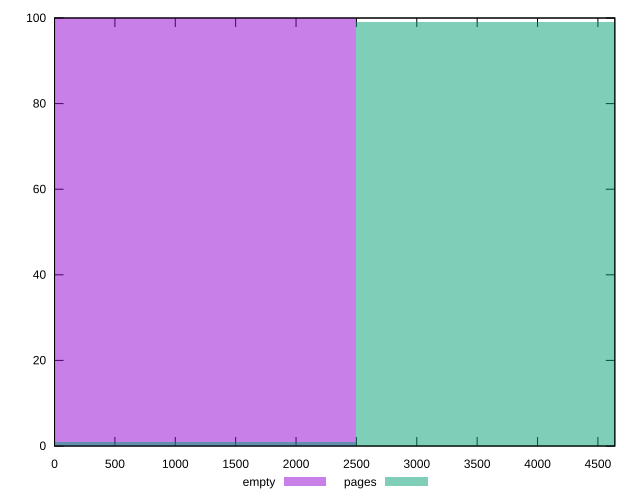

Reproduce this figure in gnuplot.
reset

$empty <<EOF
0 100
EOF

$pages <<EOF
4997.664376378499 99
0 1
EOF

set key outside below
set boxwidth 4997.664376378499
set xrange [0:4640]
set yrange [0:100]
set trange [0:100]
set style fill transparent solid 0.5 noborder
set terminal svg size 640, 500 enhanced background rgb 'white'
set output "report_00008_2021-01-22T20:58:29.167/unused-javascript/comparison/histogram/0_vs_1.svg"

plot $empty title "empty" with boxes, \
     $pages title "pages" with boxes

reset
